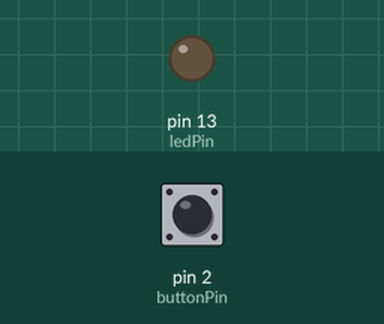
A sketch run on a simulated Arduino Uno, built with avr-gcc and run on an emulated ATmega328P. Parts: output pins drawn as LEDs (lit = HIGH). Dashed ring = blinking. The test bench sets the inputs (shaded band); at power-on: pin 2 (buttonPin) LOW.

Above: at 1.2 s.
1.3 s: pin 2 (buttonPin) pulled HIGH for 0.15 s
At 2.0 s:
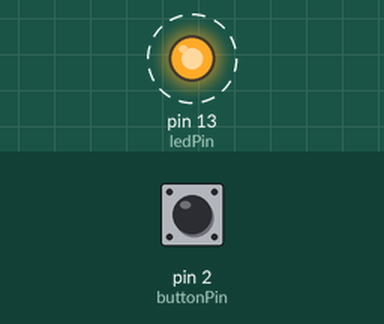
4.4 s: pin 2 (buttonPin) pulled HIGH for 1 s
At 4.4 s:
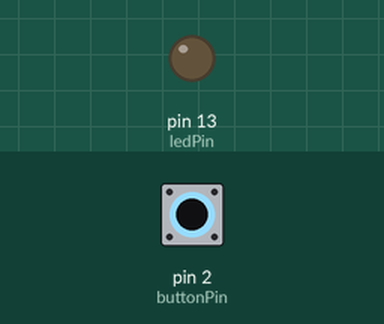
6.9 s: pin 2 (buttonPin) pulled HIGH for 3.2 s
At 7.4 s:
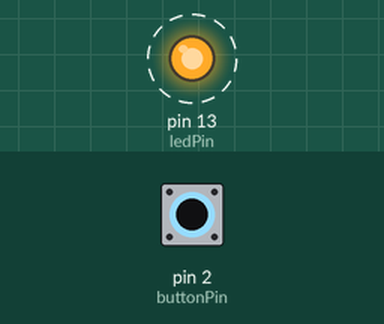
Timing chart, 0 to 19.1 s (numbered marks = the images above; inputs shaded):
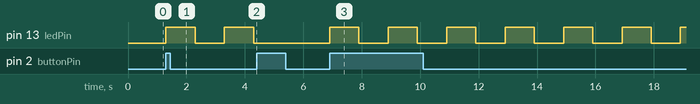

Measured:
- after the input at 1.3 s, pin 13 (ledPin): alternates HIGH for 1.0 s and LOW for 1.0 s, starting at once
- after the input at 4.4 s, pin 13 (ledPin): stays LOW (without the input it goes to HIGH after 0.90 s)
- after the input at 6.9 s, pin 13 (ledPin): alternates HIGH for 1.0 s and LOW for 1.0 s, starting at once

The sketch:

ButtonStateChange.ino
```cpp
// this constant won't change:
const int  buttonPin = 2;    // the pin that the pushbutton is attached to
const int ledPin = 13;       // the pin that the LED is attached to

// Variables will change:

int buttonState = 0;         // current state of the button
int lastButtonState = 0;     // previous state of the button
int state = 0 ;
bool ledState = false ;
int wait = 1000 ;
unsigned long lastBlinkTime = 0 ;

void setup() {
  // initialize the button pin as a input:
  pinMode(buttonPin, INPUT);
  // initialize the LED as an output:
  pinMode(ledPin, OUTPUT);
  // initialize serial communication:
  Serial.begin(9600);
}


void loop() {
  unsigned long currentTime = millis();
  // read the pushbutton input pin:
  buttonState = digitalRead(buttonPin);

  // compare the buttonState to its previous state
  if (buttonState != lastButtonState) {
    if (buttonState == HIGH) {
      state = state + 1 ;
      if (state == 2) {
        state = 0 ;
      }
    }
  }


  if(state == 0) {
    digitalWrite(ledPin, LOW) ;
    ledState = false ;
  } else if (state == 1) {
    if (currentTime - lastBlinkTime > wait) {
      ledState = !ledState;
      lastBlinkTime = millis();
    }
  }

  if (ledState == true) {
    digitalWrite(ledPin, HIGH);
  } else {
    digitalWrite(ledPin, LOW);
  }
  lastButtonState = buttonState;
}
```
